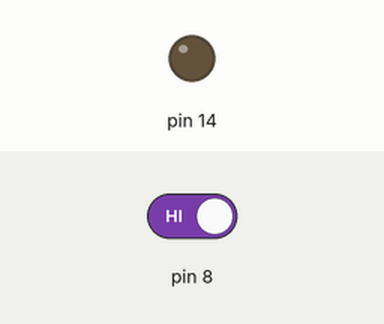
Bench run of a sketch on a simulated Arduino Uno, built with avr-gcc and run on an emulated ATmega328P. On the bench: output pins drawn as LEDs (lit = HIGH). Inputs (shaded band) come from the test bench; at power-on: pin 8 HIGH.

Above: at 1.2 s.
1.3 s: pin 8 driven LOW
At 2.2 s:
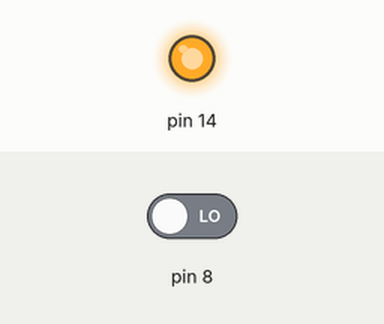
Timing chart, 0 to 4.3 s (numbered marks = the images above; inputs shaded):
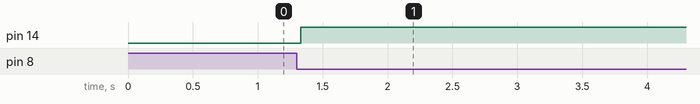

The sketch:

sketch_feb19b.ino
```cpp
//#include <avr/io.h>
//#include <util/delay.h>
//int tog = 1;
//void setup() {
//  // put your setup code here, to run once:
//  DDRC = 1;
//  DDRB = 0;
//  PORTC = PORTC |(1<<PC0);
//}
//
//void loop() {
//  // put your main code here, to run repeatedly:
//  if(PINB & 0x01 == 0x01)
//  {
//    _delay_ms(30);
//    if(PINB & 0x01 == 0x01)
//    {
//      if(tog == 0)//((PORTC & 0x00)== 0x00)
//      {
//        PORTC = PORTC |(1<<PC0);
//        tog = 1;
//      }
//      else
//      {
//        PORTC = PORTC & (~(1<<PC0));
//        tog = 0;
//      }
//    }
//  }
//
//
//}
#include <avr/io.h>
#include <util/delay.h>
int toggle;

void setup() {
  // put your setup code here, to run once:
  DDRB = DDRB & (~(1<<PB0));

  DDRC = DDRC | (1<<PC0);

  PORTC = PORTC & (~(1<<PC0));
   toggle = 1;
}

void loop() {

  // put your main code here, to run repeatedly:


  if(!(PINB & (1<<PB0))){
    _delay_ms(30);
    if(!(PINB & (1<<PB0)) && toggle){
    PORTC =  ~PORTC ;
     toggle = 0;
    }
  } else {
    toggle = 1;
  }


//    if(!(PINB & (1<<PB0))){
//    PORTC |= (1<<PC0);
//  }
  //else{
//    PORTC &= (~(1<<PC0));
//  }


}
```

Measured:
- after the input at 1.3 s, pin 14: LOW → HIGH at once
